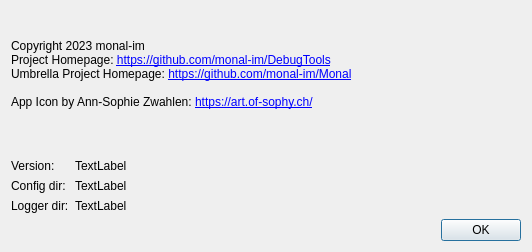
<?xml version="1.0" encoding="UTF-8"?>
<ui version="4.0">
 <class>uiDialog_about</class>
 <widget class="QDialog" name="uiDialog_about">
  <property name="geometry">
   <rect>
    <x>0</x>
    <y>0</y>
    <width>532</width>
    <height>252</height>
   </rect>
  </property>
  <property name="windowTitle">
   <string>About</string>
  </property>
  <layout class="QGridLayout" name="gridLayout">
   <item row="3" column="0">
    <widget class="QDialogButtonBox" name="buttonBox">
     <property name="orientation">
      <enum>Qt::Horizontal</enum>
     </property>
     <property name="standardButtons">
      <set>QDialogButtonBox::Ok</set>
     </property>
    </widget>
   </item>
   <item row="0" column="0">
    <widget class="QLabel" name="label_2">
     <property name="sizePolicy">
      <sizepolicy hsizetype="MinimumExpanding" vsizetype="MinimumExpanding">
       <horstretch>0</horstretch>
       <verstretch>0</verstretch>
      </sizepolicy>
     </property>
     <property name="text">
      <string>&lt;html&gt;&lt;head/&gt;&lt;body&gt;&lt;p&gt;Copyright 2023 monal-im&lt;br/&gt;Project Homepage: &lt;a href=&quot;https://github.com/monal-im/DebugTools&quot;&gt;https://github.com/monal-im/DebugTools&lt;/a&gt;&lt;br/&gt;Umbrella Project Homepage: &lt;a href=&quot;https://github.com/monal-im/Monal&quot;&gt;https://github.com/monal-im/Monal&lt;/a&gt;&lt;br/&gt;&lt;br/&gt;App Icon by Ann-Sophie Zwahlen: &lt;a href=&quot;https://art.of-sophy.ch/&quot;&gt;https://art.of-sophy.ch/&lt;/a&gt;&lt;/p&gt;&lt;/body&gt;&lt;/html&gt;</string>
     </property>
     <property name="textFormat">
      <enum>Qt::RichText</enum>
     </property>
     <property name="openExternalLinks">
      <bool>true</bool>
     </property>
     <property name="textInteractionFlags">
      <set>Qt::TextBrowserInteraction</set>
     </property>
    </widget>
   </item>
   <item row="2" column="0">
    <layout class="QFormLayout" name="formLayout">
     <property name="sizeConstraint">
      <enum>QLayout::SetMaximumSize</enum>
     </property>
     <property name="fieldGrowthPolicy">
      <enum>QFormLayout::AllNonFixedFieldsGrow</enum>
     </property>
     <item row="1" column="0">
      <widget class="QLabel" name="label_4">
       <property name="text">
        <string>Version:</string>
       </property>
      </widget>
     </item>
     <item row="1" column="1">
      <widget class="QLabel" name="uiLabel_version">
       <property name="text">
        <string>TextLabel</string>
       </property>
      </widget>
     </item>
     <item row="2" column="0">
      <widget class="QLabel" name="label_3">
       <property name="text">
        <string>Config dir:</string>
       </property>
      </widget>
     </item>
     <item row="2" column="1">
      <widget class="QLabel" name="uiLabel_configDir">
       <property name="text">
        <string>TextLabel</string>
       </property>
       <property name="textInteractionFlags">
        <set>Qt::TextSelectableByKeyboard|Qt::TextSelectableByMouse</set>
       </property>
      </widget>
     </item>
     <item row="3" column="0">
      <widget class="QLabel" name="label_5">
       <property name="text">
        <string>Logger dir:</string>
       </property>
      </widget>
     </item>
     <item row="3" column="1">
      <widget class="QLabel" name="uiLabel_loggerDir">
       <property name="text">
        <string>TextLabel</string>
       </property>
       <property name="textInteractionFlags">
        <set>Qt::TextSelectableByKeyboard|Qt::TextSelectableByMouse</set>
       </property>
      </widget>
     </item>
    </layout>
   </item>
   <item row="1" column="0">
    <spacer name="verticalSpacer">
     <property name="orientation">
      <enum>Qt::Vertical</enum>
     </property>
     <property name="sizeType">
      <enum>QSizePolicy::Fixed</enum>
     </property>
     <property name="sizeHint" stdset="0">
      <size>
       <width>16</width>
       <height>16</height>
      </size>
     </property>
    </spacer>
   </item>
  </layout>
 </widget>
 <resources/>
 <connections>
  <connection>
   <sender>buttonBox</sender>
   <signal>accepted()</signal>
   <receiver>uiDialog_about</receiver>
   <slot>accept()</slot>
   <hints>
    <hint type="sourcelabel">
     <x>248</x>
     <y>254</y>
    </hint>
    <hint type="destinationlabel">
     <x>157</x>
     <y>274</y>
    </hint>
   </hints>
  </connection>
  <connection>
   <sender>buttonBox</sender>
   <signal>rejected()</signal>
   <receiver>uiDialog_about</receiver>
   <slot>reject()</slot>
   <hints>
    <hint type="sourcelabel">
     <x>316</x>
     <y>260</y>
    </hint>
    <hint type="destinationlabel">
     <x>286</x>
     <y>274</y>
    </hint>
   </hints>
  </connection>
 </connections>
</ui>
